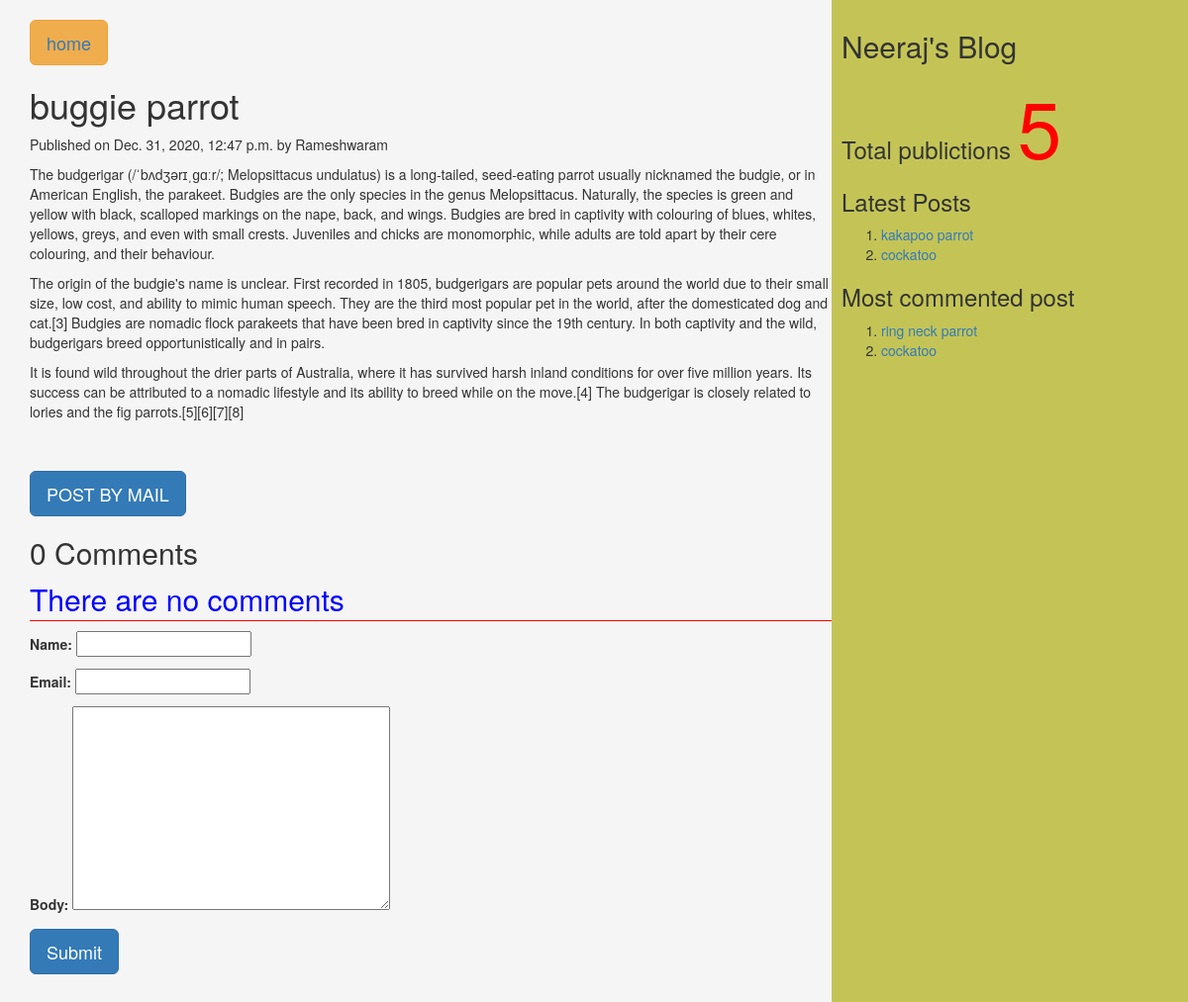
/2020/12/31/buggie-parrot, run on the app's committed database.
### myApp/models.py (models this page shows, shortened)
class Post(models.Model):
          tags=TaggableManager()
          STATUS_CHOICES=(('draft','Draft'),('published','Published'))
          title=models.CharField(max_length=256)
          slug=models.SlugField(max_length=264,unique_for_date='publish')
          author=models.ForeignKey(User,related_name='blog_posts',on_delete= models.CASCADE)
          body=models.TextField()
          publish=models.DateTimeField(default=timezone.now)
          created=models.DateTimeField(auto_now_add=True)
          updated=models.DateTimeField(auto_now=True)
          status= models.CharField(max_length=10,choices=STATUS_CHOICES,default='draft')
          objects=CustomManager()
          class Meta:
                ordering=('-publish',)
          def get_absolute_url(self):
                return reverse('post_detail',args=[self.publish.year,self.publish.strftime('%m'),self.publish.strftime('%d'),self.slug])

### myApp/views.py (the view, shortened to what this page needs)
# urls.py: url(r'(?P<year>\d{4})/(?P<month>\d{2})/(?P<day>\d{2})/(?P<post>[-\w]+)',views.post_detail_view,name='post_detail'),
def post_detail_view(request,year,month,day,post):
    post=get_object_or_404(Post,slug=post,publish__year=year,publish__month=month,publish__day=day)
    comments=post.comments.filter(active=True)
    csubmit=False
    form=CommentForm()
    d={'post':post,'form':form,'csubmit':csubmit,'comments':comments}
    return render(request,'myApp/post_detail.html',d)

### myApp/forms.py
class CommentForm(forms.ModelForm):
    class Meta:
        model=Comment
        fields=('name','email','body')

### myApp/models.py (called while the page is built)
    def get_queryset(self):
        return super().get_queryset().filter(status='published')

### myApp/templatetags/mytags.py (called while the page is built)
@register.simple_tag
def total_posts():
    return Post.objects.count()

@register.inclusion_tag('myApp/latest_post.html')
def show_latest_posts(count=3):
    latest_posts=Post.objects.order_by('-publish')[:count]
    return {'latest_posts':latest_posts}

@register.simple_tag
def get_most_commented_posts(count=2):
    return Post.objects.annotate(total_comments=Count('comments')).order_by('-total_comments')[:count]

### templates/myApp/post_detail.html (shortened to what this page needs)
<html>
    {%extends 'myApp/parent.html'%}
        {%block content_block%}
        <h2 class="btn btn-lg btn-warning" style="text-align:right"><a href="{%url "home"%}">home</a></h2>
        <h1>{{post.title}}</h1>
        <p>Published on {{post.publish}} by {{post.author|title}}</p>
                    {{post.body|linebreaks}} <br><br>
        <a href="/{{post.id}}/share" class='btn btn-lg btn-primary'>POST BY MAIL</a>
        {%with comments.count as comments_count%}
        <h2>{{comments_count}} Comment{{comments_count|pluralize}}</h2>
        {%endwith%}
        {%if comments%}
         {%for c in comments%}
         <p>Comment {{forloop.counter}} by {{c.name}}</p>
        <div>{{c.body|linebreaks}}</div>
        <hr>
        {%endfor%}
        {%else%}
         <p style="color:blue;font-size:30px;font-style:bold;border-bottom:1px red solid;">There are no comments</p>
        {%endif%}
         {%if csubmit%}
         <h2>Thank you..Your comment has been added successfully!!</h2>
         {%else%}
         <form  method="post">
           {{form.as_p}}
           <input type="submit" class='btn btn-lg btn-primary' value="Submit">
         </form>
         {%endif%}
        {%endblock%}

### templates/myApp/parent.html (shortened to what this page needs)
<html>
{%load mytags%}
    <head>
        <link rel="stylesheet" href="https://maxcdn.bootstrapcdn.com/bootstrap/3.3.7/css/bootstrap.min.css">
    </head>
    <body>
        <div class="content" style="width:70%;float:left;background-color:whitesmoke;height:300%;padding:0 0 0 30px">
              {%block content_block%}
              {%endblock%}
        </div>
        <div class="sidebar" style="width:30%;float:right;background-color:#c4c456;height:300%;padding:10px">
            <h2>Neeraj's Blog</h2>
            <h3>Total publictions
              <span style="color:red;font-size:80px">
              {%total_posts%}</span>
              <h3>Latest Posts</h3>
              {% show_latest_posts 2 %}
              <h3>Most commented post</h3>
              {%get_most_commented_posts as m%}
              <ol>
                {%for post in m%}
                <li><a href="{{post.get_absolute_url}}">{{post.title}}</a></li>
                {%endfor%}
              </ol>
            </h3>
        </div>
    </body>
</html>

### templates/myApp/latest_post.html
<!DOCTYPE html>
<html lang="en" dir="ltr">
  <body>
    <ol>
    {%for post in latest_posts%}
    <li><a href="{{post.get_absolute_url}}">{{post.title}}</a></li>
    {%endfor%}
    </ol>
  </body>
</html>

### data on the page
Post: title "buggie parrot", publish "Dec. 31, 2020, 12:47 p.m.", author "Rameshwaram", body "The budgerigar (/ˈbʌdʒərɪˌɡɑːr/; Melopsittacus undulatus) is a long-tailed, seed-eating parrot usually nicknamed the budgie, or in American English, the parakeet. Budgies are the only species in the genus Melopsittacus. Naturally, the species is green and yellow with black, scalloped markings on the nape, back, and wings. Budgies are bred in captivity with colouring of blues, whites, yellows, greys, and even with small crests. Juveniles and chicks are monomorphic, while adults are told apart by their cere colouring, and their behaviour. The origin of the budgie's name is unclear. First recorded in 1805, budgerigars are popular pets around the world due to their small size, low cost, and…"
Post: title "kakapoo parrot"
Post: title "cockatoo"
Post: title "ring neck parrot"

### other printed values
{{ comments_count }} "0"
